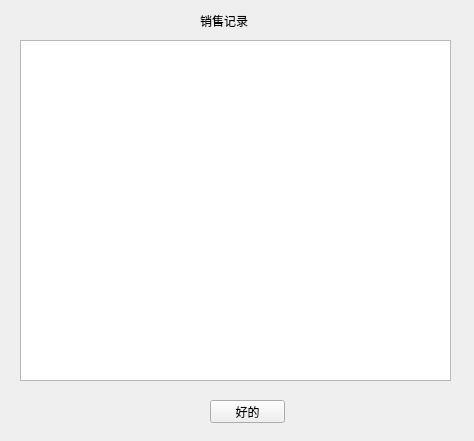
<?xml version="1.0" encoding="UTF-8"?>
<ui version="4.0">
 <class>billcheck</class>
 <widget class="QMainWindow" name="billcheck">
  <property name="geometry">
   <rect>
    <x>0</x>
    <y>0</y>
    <width>474</width>
    <height>441</height>
   </rect>
  </property>
  <property name="windowTitle">
   <string>MainWindow</string>
  </property>
  <widget class="QWidget" name="centralwidget">
   <widget class="QTextBrowser" name="textBrowser">
    <property name="geometry">
     <rect>
      <x>20</x>
      <y>40</y>
      <width>431</width>
      <height>341</height>
     </rect>
    </property>
   </widget>
   <widget class="QLabel" name="label">
    <property name="geometry">
     <rect>
      <x>200</x>
      <y>10</y>
      <width>91</width>
      <height>21</height>
     </rect>
    </property>
    <property name="styleSheet">
     <string notr="true">font: 14pt &quot;黑体&quot;;</string>
    </property>
    <property name="text">
     <string>销售记录</string>
    </property>
   </widget>
   <widget class="QPushButton" name="pushButton">
    <property name="geometry">
     <rect>
      <x>210</x>
      <y>400</y>
      <width>75</width>
      <height>23</height>
     </rect>
    </property>
    <property name="text">
     <string>好的</string>
    </property>
   </widget>
  </widget>
 </widget>
 <resources/>
 <connections/>
</ui>
